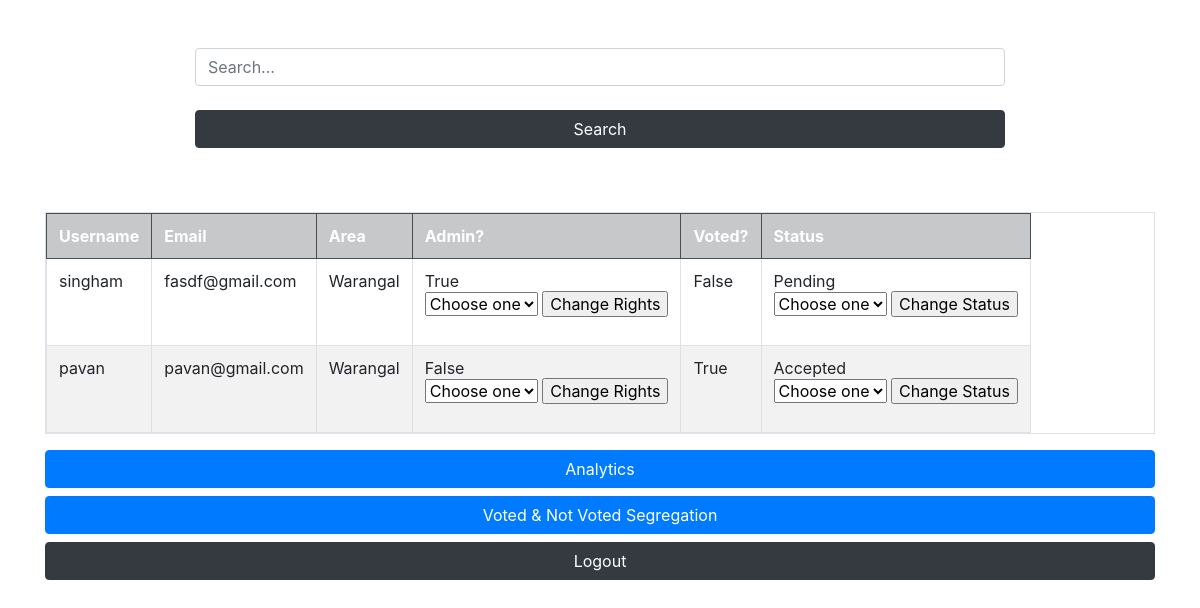
The page /permissons/ on the database as committed earlier.
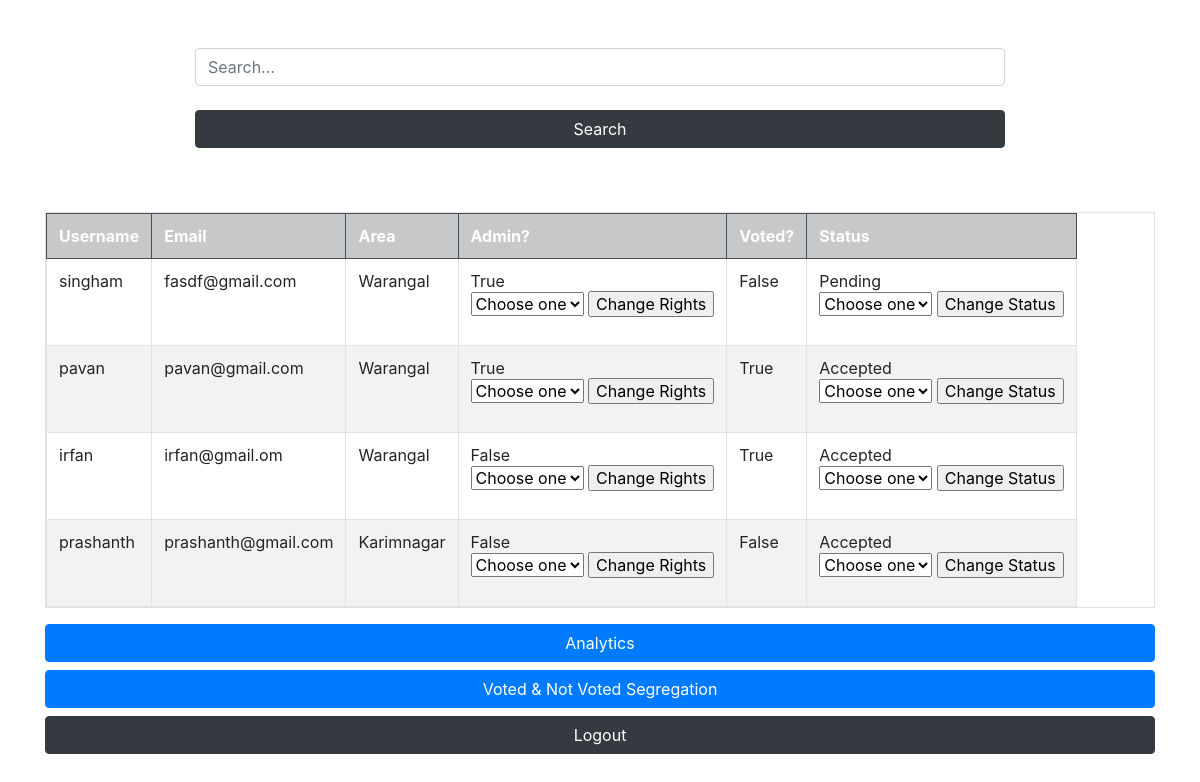
The same page on the database as committed later.
### voter/models.py (models this page shows)
class Voter(models.Model):
    PENDING = "Pending"
    ACCEPTED = "Accepted"
    DENIED = "Denied"
    STATUS_CHOICES = (
        (PENDING, "Pending"),(ACCEPTED, "Accepted"),(DENIED, "Denied")
    )
    user       = models.OneToOneField(User, on_delete=models.DO_NOTHING)
    is_admin   = models.BooleanField(default=False)
    is_voted   = models.BooleanField(default=False)
    status     = models.CharField(max_length=10, default=ACCEPTED, choices=STATUS_CHOICES)
    area       = models.ForeignKey(Area, on_delete=models.PROTECT)

class User(AbstractUser):
    first_name = models.CharField(max_length=255)
    last_name = models.CharField(max_length=255)
    email = models.CharField(max_length=255)
    username = models.CharField(max_length=255, unique=True)
    password = models.CharField(max_length=255)
    USERNAME_FIELD = 'username'
    REQUIRED_FIELDS = []

class Area(models.Model):
    area = models.CharField(max_length=20)
    area_id = models.IntegerField()
    def __str__(self) -> str:
        return self.area

### voter/views.py (the view)
# urls.py: path('permissons/', views.admin_permissions, name="admin-permissions"),
def admin_permissions(request):
    voter = Voter.objects.select_related('user').all()
    context = {
        'voters': voter,
    }
    return render(request, 'admin-permissions.html', context)

### templates/admin-permissions.html (shortened to what this page needs)
{% include 'base.html' %}
<div class="container" style="width: 70%">
    <form action="{% url 'search' %}" method="post">
        <input class='form-control' type="text" name="search" placeholder="Search...">
        <br>
        <input type="submit" class="btn btn-block btn-dark"value="Search">
    </form>
</div>
<center class="container">
    <table class="table table-striped table-hover table-bordered table-responsive">
        <tr class="table-dark">
          <th>Username</th>
          <th>Email</th>
          <th>Area</th>
          <th>Admin?</th>
          <th>Voted?</th>
          <th>Status</th>
        </tr>
        {% for voter in voters %}
            <tr>
                <td>{{voter.user.username}}</td>
                <td>{{voter.user.email}}</td>
                <td>{{voter.area}}</td>
                <td>
                    {{voter.is_admin}}
                    <br>
                    <form action="{% url 'admin-rights' username=voter.user.username %}" method="post">
                        <select name="admin_rights">
                            <option value="Choose"> Choose one </option>
                        </select>
                        <input type="submit" value="Change Rights">
                    </form>
                </td>
                <td>{{voter.is_voted}}</td>
                <td>
                    {{voter.status}}
                    <br>
                    <form action="{% url 'memeber-status-change' username=voter.user.username %}" method="post">
                        <select name="status_change">
                            <option value="Choose"> Choose one </option>
                        </select>
                        <input type="submit" value="Change Status">
                    </form>
                </td>
            </tr>
        {% endfor %}
    </table>
</center>
<div class="container">
    <a href="{% url 'admin-analytics' %}" class="btn btn-primary btn-block">Analytics</a>
    <a href="{% url 'admin-segregation' %}" class="btn btn-primary btn-block">Voted & Not Voted Segregation</a>
    <a href="{% url 'logoutt' %}" class="btn btn-block btn-dark">Logout</a>
</div>

### templates/base.html (shortened to what this page needs)
{% load static %}
 <link rel="stylesheet" href="https://cdn.jsdelivr.net/npm/bootstrap@4.4.1/dist/css/bootstrap.min.css">

Rows that differ between the two databases and show on the page:
changed Voter "pavan": is_admin "False" → "True"
added Voter: user.username "irfan", user.email "irfan@gmail.om", area "Warangal", is_admin "False", is_voted "True", status "Accepted"
added Voter: user.username "prashanth", user.email "prashanth@gmail.com", area "Karimnagar", is_admin "False", is_voted "False", status "Accepted"
